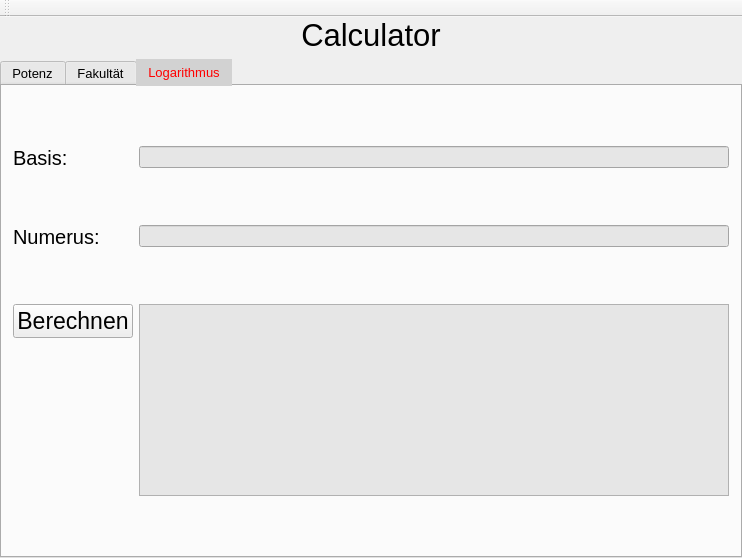
<?xml version="1.0" encoding="UTF-8"?>
<ui version="4.0">
 <class>CalcMainWindowClass</class>
 <widget class="QMainWindow" name="CalcMainWindowClass">
  <property name="geometry">
   <rect>
    <x>0</x>
    <y>0</y>
    <width>742</width>
    <height>558</height>
   </rect>
  </property>
  <property name="windowTitle">
   <string>CalcMainWindow</string>
  </property>
  <property name="styleSheet">
   <string notr="true">
QTabBar::tab {
background-color: rgba(230, 230, 230, 20)
padding: 5px;
}
QTabBar::tab:selected {
color: red;
background-color:rgb(210, 210, 210);
}</string>
  </property>
  <widget class="QWidget" name="centralWidget">
   <layout class="QVBoxLayout" name="verticalLayout">
    <property name="leftMargin">
     <number>0</number>
    </property>
    <property name="topMargin">
     <number>0</number>
    </property>
    <property name="rightMargin">
     <number>0</number>
    </property>
    <property name="bottomMargin">
     <number>0</number>
    </property>
    <item>
     <widget class="QLabel" name="label_6">
      <property name="font">
       <font>
        <pointsize>23</pointsize>
       </font>
      </property>
      <property name="text">
       <string>Calculator</string>
      </property>
      <property name="alignment">
       <set>Qt::AlignmentFlag::AlignCenter</set>
      </property>
     </widget>
    </item>
    <item>
     <layout class="QHBoxLayout" name="GraphLayout">
      <property name="spacing">
       <number>10</number>
      </property>
      <property name="bottomMargin">
       <number>0</number>
      </property>
      <item>
       <widget class="QTabWidget" name="tabWidget">
        <property name="font">
         <font>
          <pointsize>10</pointsize>
         </font>
        </property>
        <property name="styleSheet">
         <string notr="true">background-color: rgba(245, 245, 245, 20);

QTabBar::tab {
background-color: rgba(230, 230, 230, 20)
padding: 5px;
}
QTabBar::tab:selected {
color: red;
background-color:rgb(210, 210, 210);
}</string>
        </property>
        <property name="currentIndex">
         <number>2</number>
        </property>
        <widget class="QWidget" name="tab">
         <attribute name="title">
          <string>Potenz</string>
         </attribute>
         <layout class="QFormLayout" name="formLayout">
          <item row="0" column="0">
           <widget class="QLabel" name="label">
            <property name="font">
             <font>
              <pointsize>15</pointsize>
             </font>
            </property>
            <property name="text">
             <string>Nenner:</string>
            </property>
           </widget>
          </item>
          <item row="1" column="0">
           <widget class="QLabel" name="label_2">
            <property name="font">
             <font>
              <pointsize>15</pointsize>
             </font>
            </property>
            <property name="text">
             <string>Zähler:</string>
            </property>
           </widget>
          </item>
          <item row="0" column="1">
           <widget class="QLineEdit" name="PotenzInput1">
            <property name="styleSheet">
             <string notr="true">background-color:rgba(230,230,230,255);</string>
            </property>
           </widget>
          </item>
          <item row="1" column="1">
           <widget class="QLineEdit" name="PotenzInput2">
            <property name="styleSheet">
             <string notr="true">background-color:rgba(230,230,230,255);</string>
            </property>
           </widget>
          </item>
          <item row="2" column="0">
           <widget class="QPushButton" name="PotenzExec">
            <property name="font">
             <font>
              <pointsize>17</pointsize>
             </font>
            </property>
            <property name="styleSheet">
             <string notr="true">color:rgb(0, 0, 0); 
</string>
            </property>
            <property name="text">
             <string>Berechnen</string>
            </property>
           </widget>
          </item>
          <item row="2" column="1">
           <widget class="QTextEdit" name="PotenzOutput">
            <property name="maximumSize">
             <size>
              <width>16777215</width>
              <height>200</height>
             </size>
            </property>
            <property name="font">
             <font>
              <pointsize>20</pointsize>
             </font>
            </property>
            <property name="styleSheet">
             <string notr="true">background-color:rgba(230,230,230,255);</string>
            </property>
           </widget>
          </item>
         </layout>
        </widget>
        <widget class="QWidget" name="tab_3">
         <attribute name="title">
          <string>Fakultät</string>
         </attribute>
         <layout class="QFormLayout" name="formLayout_2">
          <item row="0" column="0">
           <widget class="QLabel" name="label_3">
            <property name="font">
             <font>
              <pointsize>15</pointsize>
             </font>
            </property>
            <property name="text">
             <string>Eingabe:</string>
            </property>
           </widget>
          </item>
          <item row="0" column="1">
           <widget class="QLineEdit" name="FakultaetInput">
            <property name="styleSheet">
             <string notr="true">background-color:rgba(230,230,230,255);</string>
            </property>
           </widget>
          </item>
          <item row="1" column="1">
           <widget class="QTextEdit" name="FakultaetOutput">
            <property name="font">
             <font>
              <pointsize>20</pointsize>
             </font>
            </property>
            <property name="styleSheet">
             <string notr="true">background-color:rgba(230,230,230,255);</string>
            </property>
           </widget>
          </item>
          <item row="1" column="0">
           <widget class="QPushButton" name="FakultaetExec">
            <property name="font">
             <font>
              <pointsize>17</pointsize>
             </font>
            </property>
            <property name="styleSheet">
             <string notr="true">color:rgb(0, 0, 0); </string>
            </property>
            <property name="text">
             <string>Berechnen</string>
            </property>
           </widget>
          </item>
         </layout>
        </widget>
        <widget class="QWidget" name="tab_2">
         <attribute name="title">
          <string>Logarithmus</string>
         </attribute>
         <layout class="QFormLayout" name="formLayout_3">
          <item row="0" column="0">
           <widget class="QLabel" name="label_4">
            <property name="font">
             <font>
              <pointsize>15</pointsize>
             </font>
            </property>
            <property name="text">
             <string>Basis:</string>
            </property>
           </widget>
          </item>
          <item row="0" column="1">
           <widget class="QLineEdit" name="LogInput1">
            <property name="maximumSize">
             <size>
              <width>16777215</width>
              <height>16777215</height>
             </size>
            </property>
            <property name="styleSheet">
             <string notr="true">background-color:rgba(230,230,230,255);</string>
            </property>
           </widget>
          </item>
          <item row="1" column="0">
           <widget class="QLabel" name="label_5">
            <property name="font">
             <font>
              <pointsize>15</pointsize>
             </font>
            </property>
            <property name="text">
             <string>Numerus:</string>
            </property>
           </widget>
          </item>
          <item row="1" column="1">
           <widget class="QLineEdit" name="LogInput2">
            <property name="styleSheet">
             <string notr="true">background-color:rgba(230,230,230,255);</string>
            </property>
           </widget>
          </item>
          <item row="2" column="0">
           <widget class="QPushButton" name="LogExec">
            <property name="font">
             <font>
              <pointsize>17</pointsize>
             </font>
            </property>
            <property name="styleSheet">
             <string notr="true">color:rgb(0, 0, 0); </string>
            </property>
            <property name="text">
             <string>Berechnen</string>
            </property>
           </widget>
          </item>
          <item row="2" column="1">
           <widget class="QTextEdit" name="LogOutput">
            <property name="font">
             <font>
              <pointsize>20</pointsize>
             </font>
            </property>
            <property name="styleSheet">
             <string notr="true">background-color:rgba(230,230,230,255);</string>
            </property>
           </widget>
          </item>
         </layout>
        </widget>
       </widget>
      </item>
     </layout>
    </item>
   </layout>
  </widget>
  <widget class="QToolBar" name="mainToolBar">
   <attribute name="toolBarArea">
    <enum>TopToolBarArea</enum>
   </attribute>
   <attribute name="toolBarBreak">
    <bool>false</bool>
   </attribute>
  </widget>
 </widget>
 <layoutdefault spacing="6" margin="11"/>
 <resources>
  <include location="CalcMainWindow.qrc"/>
 </resources>
 <connections/>
</ui>
